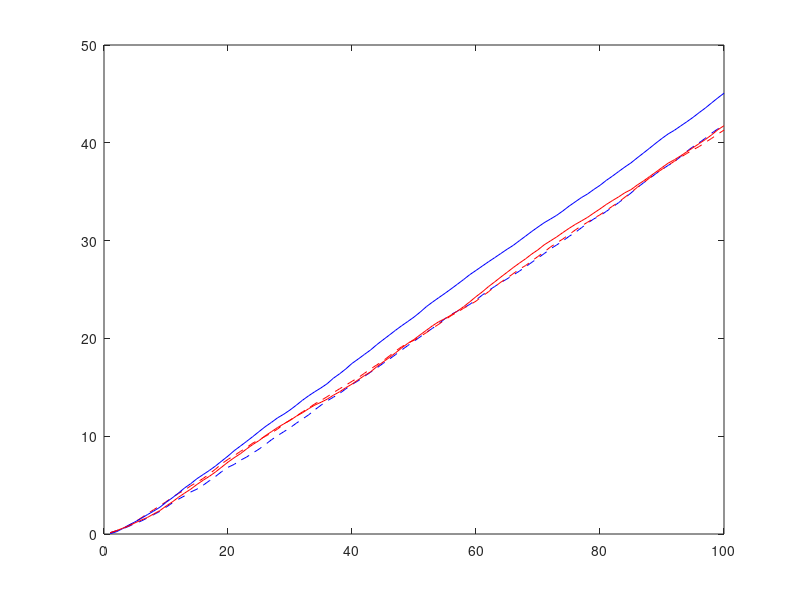

Source code (MATLAB):
% load IncSH10S10.mat
% 
% rewN = zeros(1,length(10));
% rewL = zeros(1,length(10));
% rewRo = zeros(1,length(10));
% rewRa = zeros(1,length(10));
% 
% for i = 1:10
%     rewN(i) = rewNorm30{i};
%     rewL(i) = rewLO30{i};
%     rewRo(i) = rewRotate30{i};
%     rewRa(i) = rewRandom30{i};
% end
% 
% rewN(1) = 15000;
% rewL(1) = 15000;
% rewRa(1) = 15000;
% rewRo(1) = 15000;
% 
% rewN = rewN/15000;
% rewL = rewL/15000;
% rewRo = rewRo/15000;
% rewRa = rewRa/15000;
% 
% plot(rewN,'bo-')
% hold on
% plot(rewL,'ro-')
% hold on
% plot(rewRo,'go-')
% hold on
% plot(rewRa,'co-')
% clear all
% 
% % 
% % load IncSH10S10VSkewedObs.mat
% % 
% % rewN = zeros(1,length(10));
% % rewL = zeros(1,length(10));
% % rewRo = zeros(1,length(10));
% % rewRa = zeros(1,length(10));
% % 
% % for i = 1:10
% %     rewN(i) = rewNorm30{i};
% %     rewL(i) = rewLO30{i};
% %     rewRo(i) = rewRotate30{i};
% %     rewRa(i) = rewRandom30{i};
% % end
% % 
% % rewN(1) = 15000;
% % rewL(1) = 15000;
% % rewRa(1) = 15000;
% % rewRo(1) = 15000;
% % 
% % rewN = rewN/15000;
% % rewL = rewL/15000;
% % rewRo = rewRo/15000;
% % rewRa = rewRa/15000;
% % 
% % plot(rewN,'b*-')
% % hold on
% % plot(rewL,'r*-')
% % hold on
% % %plot(rewRo,'g*-')
% % %hold on
% % %plot(rewRa,'c*-')
% % clear all
% 
% 
% load IncSH10S10VSkewedObs2Bad.mat
% 
% rewN = zeros(1,length(10));
% rewL = zeros(1,length(10));
% rewRo = zeros(1,length(10));
% rewRa = zeros(1,length(10));
% 
% for i = 1:10
%     rewN(i) = rewNorm30{i};
%     rewL(i) = rewLO30{i};
%     rewRo(i) = rewRotate30{i};
%     rewRa(i) = rewRandom30{i};
% end
% 
% rewN(1) = 15000;
% rewL(1) = 15000;
% rewRa(1) = 15000;
% rewRo(1) = 15000;
% 
% rewN = rewN/15000;
% rewL = rewL/15000;
% rewRo = rewRo/15000;
% rewRa = rewRa/15000;
% 
% plot(rewN,'b*-')
% hold on
% plot(rewL,'r*-')
% hold on
% 
% clear all
% 

% load CumsumH102Bad.mat
% i = 100;
% rewN = rewNorm30H{i};
% rewL = rewLO30H{i};
% rewRo = rewRotate30H{i};
% rewRa = rewRandom30H{i};
% 
% mN = mean(cumsum(rewN,2));
% mL = mean(cumsum(rewL,2));
% mRo = mean(cumsum(rewRo,2));
% mRa = mean(cumsum(rewRa,2));
% 
% sN = std(cumsum(rewN,2));
% sL = std(cumsum(rewL,2));
% sRo = std(cumsum(rewRo,2));
% sRa = std(cumsum(rewRa,2));
% 
% %errorbar(mN,sN);
% %hold on
% %errorbar(mL,sL,'r');
% %errorbar(mRo,sRo,'g');
% %errorbar(mRa,sRa,'c');
% 
% 
% plot(mN,'bo-')
% hold on 
% plot(mL,'ro-')
% %plot(mRo,'go-')
% %plot(mRa,'co-')
% 
% 
load CumsumH2NoBad.mat
i = 100;
rewN = rewNorm30H{i};
rewL = rewLO30H{i};
rewRo = rewRotate30H{i};
rewRa = rewRandom30H{i};

mN = mean(cumsum(rewN,2));
mL = mean(cumsum(rewL,2));
mRo = mean(cumsum(rewRo,2));
mRa = mean(cumsum(rewRa,2));

sN = std(cumsum(rewN,2));
sL = std(cumsum(rewL,2));
sRo = std(cumsum(rewRo,2));
sRa = std(cumsum(rewRa,2));

%errorbar(mN,sN);
%hold on
%errorbar(mL,sL,'r');
%errorbar(mRo,sRo,'g');
%errorbar(mRa,sRa,'c');


plot(mN,'b--')
hold on 
plot(mL,'r--')
%plot(mRo,'mo-')
%plot(mRa,'ko-')


load CumsumH10NoBad.mat
i = 100;
rewN = rewNorm30H{i};
rewL = rewLO30H{i};
rewRo = rewRotate30H{i};
rewRa = rewRandom30H{i};

mN = mean(cumsum(rewN,2));
mL = mean(cumsum(rewL,2));
mRo = mean(cumsum(rewRo,2));
mRa = mean(cumsum(rewRa,2));

sN = std(cumsum(rewN,2));
sL = std(cumsum(rewL,2));
sRo = std(cumsum(rewRo,2));
sRa = std(cumsum(rewRa,2));

%errorbar(mN,sN);
%hold on
%errorbar(mL,sL,'r');
%errorbar(mRo,sRo,'g');
%errorbar(mRa,sRa,'c');


plot(mN,'b')
hold on 
plot(mL,'r')
%plot(mRo,'mo-')
%plot(mRa,'ko-')

